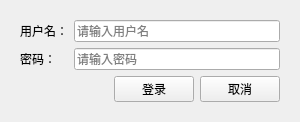
<?xml version="1.0" encoding="UTF-8"?>
<ui version="4.0">
 <class>UserLoginWidget</class>
 <widget class="QWidget" name="UserLoginWidget">
  <property name="geometry">
   <rect>
    <x>0</x>
    <y>0</y>
    <width>300</width>
    <height>115</height>
   </rect>
  </property>
  <property name="windowTitle">
   <string>Form</string>
  </property>
  <layout class="QVBoxLayout" name="verticalLayout">
   <item>
    <widget class="QStackedWidget" name="stackedWidget">
     <widget class="QWidget" name="loginPage">
      <layout class="QVBoxLayout" name="verticalLayout_2">
       <item>
        <layout class="QGridLayout" name="gridLayout">
         <item row="1" column="0">
          <widget class="QLabel" name="label_2">
           <property name="text">
            <string>密码：</string>
           </property>
          </widget>
         </item>
         <item row="1" column="1">
          <widget class="QLineEdit" name="pwdLineEdit">
           <property name="maxLength">
            <number>20</number>
           </property>
           <property name="placeholderText">
            <string>请输入密码</string>
           </property>
          </widget>
         </item>
         <item row="0" column="1">
          <widget class="QLineEdit" name="userNameLineEdit">
           <property name="maxLength">
            <number>10</number>
           </property>
           <property name="placeholderText">
            <string>请输入用户名</string>
           </property>
          </widget>
         </item>
         <item row="0" column="0">
          <widget class="QLabel" name="label">
           <property name="text">
            <string>用户名：</string>
           </property>
          </widget>
         </item>
        </layout>
       </item>
       <item>
        <layout class="QHBoxLayout" name="horizontalLayout">
         <item>
          <spacer name="horizontalSpacer">
           <property name="orientation">
            <enum>Qt::Horizontal</enum>
           </property>
           <property name="sizeHint" stdset="0">
            <size>
             <width>40</width>
             <height>20</height>
            </size>
           </property>
          </spacer>
         </item>
         <item>
          <widget class="QPushButton" name="loginBtn">
           <property name="text">
            <string>登录</string>
           </property>
          </widget>
         </item>
         <item>
          <widget class="QPushButton" name="cancelBtn">
           <property name="text">
            <string>取消</string>
           </property>
          </widget>
         </item>
        </layout>
       </item>
      </layout>
     </widget>
     <widget class="QWidget" name="userInfoPage">
      <layout class="QVBoxLayout" name="verticalLayout_3">
       <item>
        <layout class="QGridLayout" name="gridLayout_2">
         <item row="0" column="0">
          <widget class="QLabel" name="label_3">
           <property name="text">
            <string>用户名：</string>
           </property>
          </widget>
         </item>
         <item row="0" column="1">
          <widget class="QLabel" name="userNameLabel">
           <property name="text">
            <string>TextLabel</string>
           </property>
          </widget>
         </item>
         <item row="1" column="0">
          <widget class="QLabel" name="label_5">
           <property name="text">
            <string>权限：</string>
           </property>
          </widget>
         </item>
         <item row="1" column="1">
          <widget class="QLabel" name="userIdentityLabel">
           <property name="text">
            <string>TextLabel</string>
           </property>
          </widget>
         </item>
        </layout>
       </item>
       <item>
        <spacer name="verticalSpacer">
         <property name="orientation">
          <enum>Qt::Vertical</enum>
         </property>
         <property name="sizeHint" stdset="0">
          <size>
           <width>20</width>
           <height>40</height>
          </size>
         </property>
        </spacer>
       </item>
       <item>
        <layout class="QHBoxLayout" name="horizontalLayout_2">
         <item>
          <spacer name="horizontalSpacer_2">
           <property name="orientation">
            <enum>Qt::Horizontal</enum>
           </property>
           <property name="sizeHint" stdset="0">
            <size>
             <width>40</width>
             <height>20</height>
            </size>
           </property>
          </spacer>
         </item>
         <item>
          <widget class="QPushButton" name="logoutBtn">
           <property name="text">
            <string>退出</string>
           </property>
          </widget>
         </item>
        </layout>
       </item>
      </layout>
     </widget>
    </widget>
   </item>
  </layout>
 </widget>
 <resources/>
 <connections/>
</ui>
